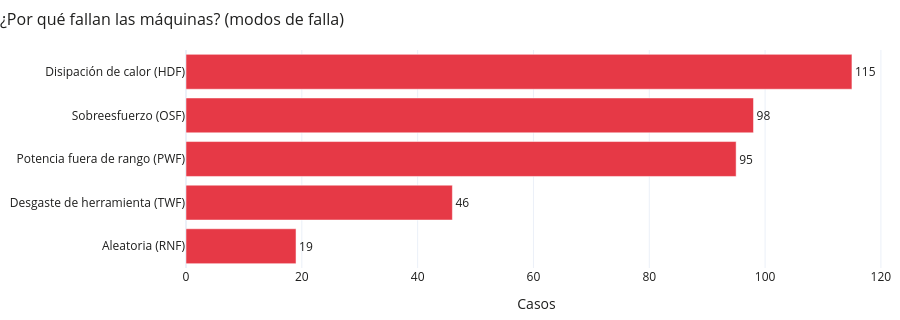

Source (notebook cell):
### Code cell
FrontendRedNeuronal.figura_modos(df)

### Figure 1 — Plotly figure (JSON) as saved in the notebook; plotly's stock layout.template omitted (floating-point values rounded to 4 significant figures)
{"data": [{"marker": {"color": "#e63946"}, "orientation": "h", "text": [19.0, 46.0, 95.0, 98.0, 115.0], "textposition": "outside", "type": "bar", "x": [19, 46, 95, 98, 115], "y": ["Aleatoria (RNF)", "Desgaste de herramienta (TWF)", "Potencia fuera de rango (PWF)", "Sobreesfuerzo (OSF)", "Disipación de calor (HDF)"]}], "layout": {"font": {"color": "#1f1f1e"}, "height": 320, "legend": {"orientation": "h", "y": -0.18}, "margin": {"b": 10, "l": 10, "r": 10, "t": 50}, "title": {"font": {"size": 16}, "text": "¿Por qué fallan las máquinas? (modos de falla)", "x": 0}, "xaxis": {"title": {"text": "Casos"}}}}
